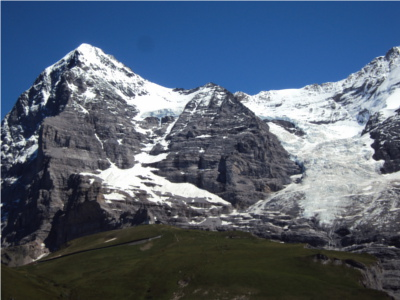
#> input picture uploads/hill1.jpg, 400 x 300 px
$ python stitch.py uploads out.png
#> lines starting #> are read from the running program, lines starting #| are printed output that depends on the picture
import cv2
import os
import sys

def stitch_images(image_dir, output_path):
    # List all image files in the directory
#> called with image_dir = 'uploads', output_path = 'out.png'
    image_files = [os.path.join(image_dir, img) for img in os.listdir(image_dir) if img.lower().endswith(('.jpg', '.jpeg', '.png'))]

    if not image_files:
        raise ValueError("No images found in the directory.")

    # Load images
    images = [cv2.imread(img_file) for img_file in image_files]
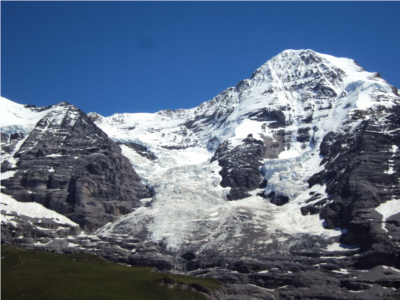
#> input picture uploads/hill2.jpg, 400 x 300 px
#> images = 2 items

    # Check if images are loaded properly
    if any(img is None for img in images):
        raise ValueError("Some images could not be loaded.")

    # Create a stitcher and stitch images
    stitcher = cv2.Stitcher_create(cv2.Stitcher_PANORAMA)
    status, panorama = stitcher.stitch(images)
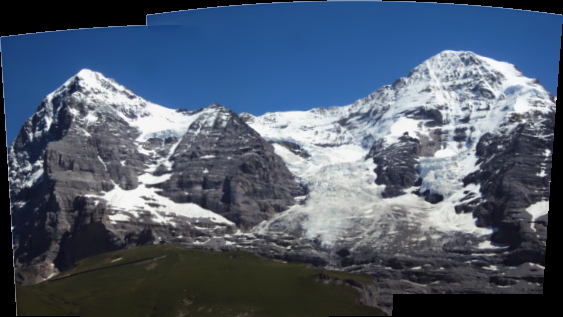
#> panorama: shape (317, 563, 3); mean of channels 0, 1, 2 109.8, 91.6, 78.8; drawn as B, G, R
#> status = 0

    if status == cv2.Stitcher_OK:
        cv2.imwrite(output_path, panorama)
        print(f"Panorama saved to {output_path}")
    else:
        print(f"Error stitching images: {status}")

if __name__ == "__main__":
    if len(sys.argv) != 3:
        print("Usage: python stitch.py <image_dir> <output_path>")
        sys.exit(1)

    image_dir = sys.argv[1]
    output_path = sys.argv[2]
    stitch_images(image_dir, output_path)
